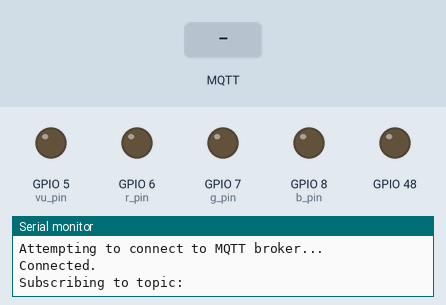
Recording of a sketch running on a simulated ESP32-S3. On the bench: output pins drawn as LEDs (lit = HIGH), the last lines printed to the serial monitor. The inputs (shaded band) are chosen by the test bench. WiFi joins after 1.5 s; servers stay silent unless stated; no MQTT or app messages arrive unless stated.

Above: at 6.2 s.
6.3 s: MQTT message "5" arrives on the first subscribed topic
At 7.4 s:
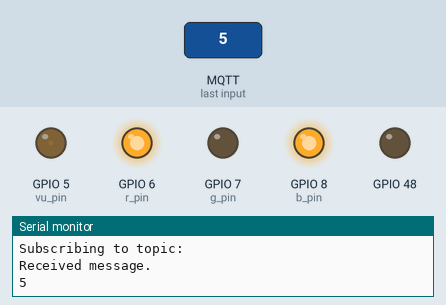
7.8 s: MQTT message "on" arrives on the first subscribed topic
At 8.5 s:
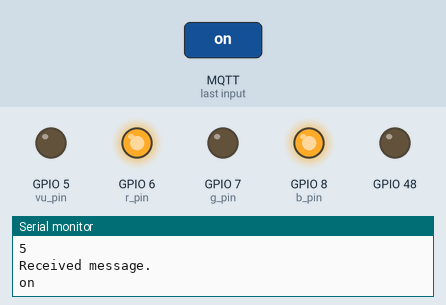
9.3 s: MQTT message "90" arrives on the first subscribed topic
At 9.6 s:
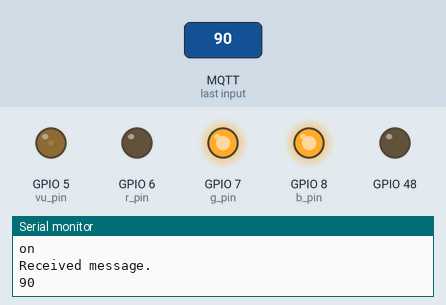
10.8 s: MQTT message "1" arrives on the first subscribed topic
At 12.0 s:
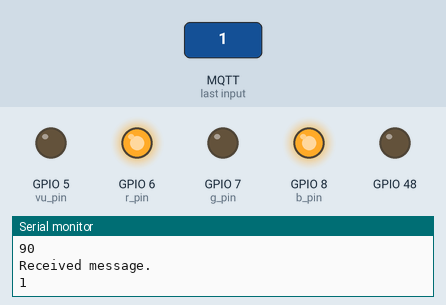
Timing chart, 0 to 13.3 s (numbered marks = the images above; inputs shaded):
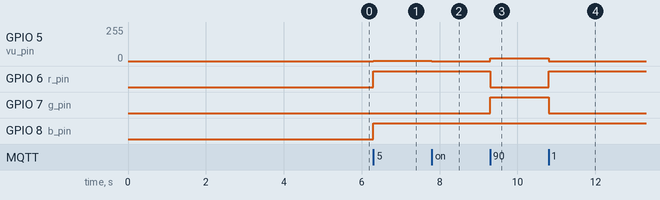

The sketch:

main.ino
```cpp
#include <ArduinoMqttClient.h>
#include <WiFi.h>
#include <math.h>

char ssid[] = "";
char pass[] = "";
int status = WL_IDLE_STATUS;

WiFiClient wifiClient;
MqttClient mqttClient(wifiClient);

const char broker[] = "";
int port = 1883;
const char topic[] = "";

const int vu_pin = 5;
const int r_pin = 6;
const int g_pin = 7;
const int b_pin = 8;

void setup() {
  pinMode(LED_BUILTIN, OUTPUT);
  pinMode(vu_pin, OUTPUT);
  pinMode(r_pin, OUTPUT);
  pinMode(g_pin, OUTPUT);
  pinMode(b_pin, OUTPUT);

  Serial.begin(9600);

  Serial.println("Attempting to connect to WiFi network...");

  while(WiFi.begin(ssid, pass) != WL_CONNECTED) {
    Serial.print(".");
    delay(5000);
  }

  Serial.println("Connected.");
  Serial.println("Attempting to connect to MQTT broker...");

  if(!mqttClient.connect(broker, port)) {
    Serial.print("MQTT connection failed. Error code = ");
    Serial.println(mqttClient.connectError());
    while(1);
  }

  Serial.println("Connected.");

  mqttClient.onMessage(onMqttMessage);

  Serial.print("Subscribing to topic: ");
  Serial.println(topic);
  mqttClient.subscribe(topic);
}

void loop() {
  mqttClient.poll();
}

void onMqttMessage(int messageSize) {
  Serial.println("Received message.");

  if(messageSize > 3) {
    return; // only ever expecting 3 digits (0-100)
  }

  digitalWrite(LED_BUILTIN, HIGH);

  static char message[4]; // buffer needs to be big enough for 3 chars plus null terminator
  mqttClient.readBytes(message, messageSize);
  Serial.println(message);

  digitalWrite(LED_BUILTIN, LOW);

  updateOutputs(atoi(message));
  message[0] = 0;
  message[1] = 0;
  message[2] = 0;
  message[3] = 0;
}

void updateOutputs(int percent) {
  int vu_meter_duty = (int)floor(24 * (percent / 100.0));
  analogWrite(vu_pin, vu_meter_duty);

  if(percent < 33) {
    // green
    analogWrite(r_pin, 255); // off
    analogWrite(g_pin, 0);   // on
    analogWrite(b_pin, 255); // off
  }
  else if (percent < 66) {
    // yellow
    analogWrite(r_pin, 0);   // on
    analogWrite(g_pin, 0);   // on
    analogWrite(b_pin, 255); // off
  }
  else {
    // red
    analogWrite(r_pin, 0);   // on
    analogWrite(g_pin, 255); // off
    analogWrite(b_pin, 255); // off
  }
}
```

Measured:
- after the input at 6.3 s, GPIO 5 (vu_pin): 0/255 → 1/255 at once; GPIO 6 (r_pin), GPIO 8 (b_pin): LOW → HIGH at once
- after the input at 7.8 s, GPIO 5 (vu_pin): 1/255 → 0/255 at once
- after the input at 9.3 s, GPIO 5 (vu_pin): 0/255 → 21/255 at once; GPIO 6 (r_pin): HIGH → LOW at once; GPIO 7 (g_pin): LOW → HIGH at once
- after the input at 10.8 s, GPIO 5 (vu_pin): 21/255 → 0/255 at once; GPIO 6 (r_pin): LOW → HIGH at once; GPIO 7 (g_pin): HIGH → LOW at once
